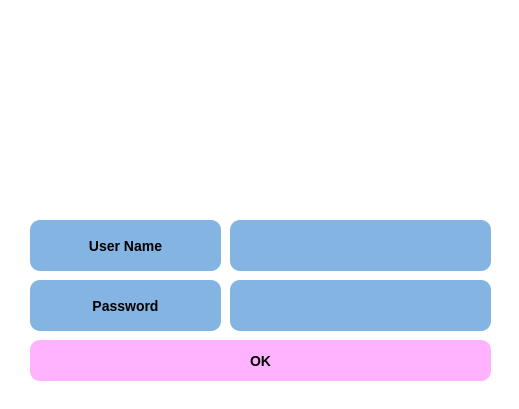
<?xml version="1.0" encoding="UTF-8"?>
<ui version="4.0">
 <class>MainWindow</class>
 <widget class="QMainWindow" name="MainWindow">
  <property name="geometry">
   <rect>
    <x>0</x>
    <y>0</y>
    <width>519</width>
    <height>409</height>
   </rect>
  </property>
  <property name="windowTitle">
   <string>MainWindow</string>
  </property>
  <property name="styleSheet">
   <string notr="true">background-color: rgba(255, 255, 255, 237);


</string>
  </property>
  <widget class="QWidget" name="centralwidget">
   <widget class="QPushButton" name="pushButton">
    <property name="geometry">
     <rect>
      <x>30</x>
      <y>340</y>
      <width>461</width>
      <height>41</height>
     </rect>
    </property>
    <property name="styleSheet">
     <string notr="true">background-color: rgb(255, 179, 255);
border-style: outset;
border-width: 0px;
border-radius: 10px;
font: bold 14px; </string>
    </property>
    <property name="text">
     <string>OK</string>
    </property>
   </widget>
   <widget class="QLineEdit" name="lineEdit_3">
    <property name="geometry">
     <rect>
      <x>230</x>
      <y>220</y>
      <width>261</width>
      <height>51</height>
     </rect>
    </property>
    <property name="styleSheet">
     <string notr="true">background-color: rgb(131, 180, 226);
border-style: outset;
border-width: 0px;
border-radius: 10px;
font: bold 14px; 
</string>
    </property>
   </widget>
   <widget class="QLineEdit" name="lineEdit_4">
    <property name="geometry">
     <rect>
      <x>230</x>
      <y>280</y>
      <width>261</width>
      <height>51</height>
     </rect>
    </property>
    <property name="styleSheet">
     <string notr="true">background-color: rgb(131, 180, 226);
border-style: outset;
border-width: 0px;
border-radius: 10px;
font: bold 14px; 
</string>
    </property>
   </widget>
   <widget class="QLabel" name="label">
    <property name="geometry">
     <rect>
      <x>50</x>
      <y>10</y>
      <width>421</width>
      <height>191</height>
     </rect>
    </property>
    <property name="text">
     <string/>
    </property>
   </widget>
   <widget class="QPushButton" name="pushButton_2">
    <property name="geometry">
     <rect>
      <x>30</x>
      <y>220</y>
      <width>191</width>
      <height>51</height>
     </rect>
    </property>
    <property name="styleSheet">
     <string notr="true">background-color: rgb(131, 180, 226);
border-style: outset;
border-width: 0px;
border-radius: 10px;
font: bold 14px; 
</string>
    </property>
    <property name="text">
     <string>User Name</string>
    </property>
   </widget>
   <widget class="QPushButton" name="pushButton_3">
    <property name="geometry">
     <rect>
      <x>30</x>
      <y>280</y>
      <width>191</width>
      <height>51</height>
     </rect>
    </property>
    <property name="styleSheet">
     <string notr="true">background-color: rgb(131, 180, 226);
border-style: outset;
border-width: 0px;
border-radius: 10px;
font: bold 14px; 
</string>
    </property>
    <property name="text">
     <string>Password</string>
    </property>
   </widget>
  </widget>
  <widget class="QStatusBar" name="statusbar"/>
 </widget>
 <resources/>
 <connections/>
</ui>
